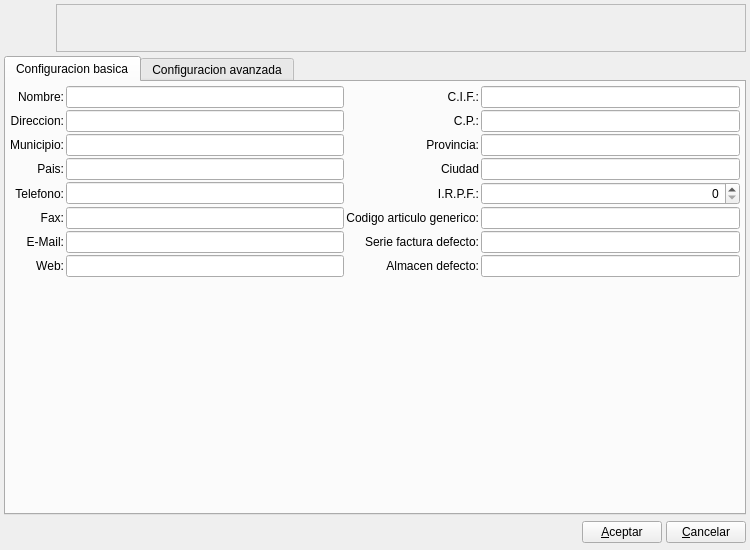
<?xml version="1.0" encoding="UTF-8"?>
<ui version="4.0">
 <author>Tomeu Borras Riera</author>
 <class>BfConfiguracionBase</class>
 <widget class="QWidget" name="BfConfiguracionBase">
  <property name="geometry">
   <rect>
    <x>0</x>
    <y>0</y>
    <width>750</width>
    <height>550</height>
   </rect>
  </property>
  <property name="minimumSize">
   <size>
    <width>750</width>
    <height>550</height>
   </size>
  </property>
  <property name="maximumSize">
   <size>
    <width>750</width>
    <height>550</height>
   </size>
  </property>
  <property name="windowTitle">
   <string>Datos de la empresa</string>
  </property>
  <property name="windowIcon">
   <iconset resource="../../bulmages.qrc">
    <normaloff>:/Images/document-properties.png</normaloff>:/Images/document-properties.png</iconset>
  </property>
  <layout class="QGridLayout">
   <property name="margin">
    <number>4</number>
   </property>
   <property name="spacing">
    <number>4</number>
   </property>
   <item row="2" column="0">
    <layout class="QHBoxLayout" name="_2">
     <property name="spacing">
      <number>4</number>
     </property>
     <property name="margin">
      <number>0</number>
     </property>
     <item>
      <spacer name="spacer">
       <property name="orientation">
        <enum>Qt::Horizontal</enum>
       </property>
       <property name="sizeHint" stdset="0">
        <size>
         <width>411</width>
         <height>27</height>
        </size>
       </property>
      </spacer>
     </item>
     <item>
      <widget class="QPushButton" name="mui_aceptar">
       <property name="text">
        <string>&amp;Aceptar</string>
       </property>
      </widget>
     </item>
     <item>
      <widget class="QPushButton" name="mui_cancelar">
       <property name="text">
        <string>&amp;Cancelar</string>
       </property>
      </widget>
     </item>
    </layout>
   </item>
   <item row="0" column="0">
    <layout class="QHBoxLayout" name="_3">
     <property name="spacing">
      <number>4</number>
     </property>
     <property name="margin">
      <number>0</number>
     </property>
     <item>
      <widget class="QLabel" name="label">
       <property name="minimumSize">
        <size>
         <width>48</width>
         <height>48</height>
        </size>
       </property>
       <property name="maximumSize">
        <size>
         <width>48</width>
         <height>48</height>
        </size>
       </property>
       <property name="text">
        <string/>
       </property>
       <property name="pixmap">
        <pixmap resource="../../bulmages.qrc">:/Images/document-properties.png</pixmap>
       </property>
       <property name="scaledContents">
        <bool>true</bool>
       </property>
      </widget>
     </item>
     <item>
      <widget class="QFrame" name="frame">
       <property name="sizePolicy">
        <sizepolicy hsizetype="Expanding" vsizetype="Preferred">
         <horstretch>0</horstretch>
         <verstretch>0</verstretch>
        </sizepolicy>
       </property>
       <property name="frameShape">
        <enum>QFrame::StyledPanel</enum>
       </property>
       <property name="frameShadow">
        <enum>QFrame::Raised</enum>
       </property>
      </widget>
     </item>
    </layout>
   </item>
   <item row="1" column="0">
    <widget class="QTabWidget" name="tabWidget">
     <property name="currentIndex">
      <number>0</number>
     </property>
     <widget class="QWidget" name="tab">
      <attribute name="title">
       <string>Configuracion basica</string>
      </attribute>
      <layout class="QGridLayout" name="gridLayout_2">
       <property name="margin">
        <number>4</number>
       </property>
       <item row="0" column="0">
        <widget class="QLabel" name="label_2">
         <property name="text">
          <string>Nombre:</string>
         </property>
         <property name="alignment">
          <set>Qt::AlignRight|Qt::AlignTrailing|Qt::AlignVCenter</set>
         </property>
         <property name="buddy">
          <cstring>m_nombre</cstring>
         </property>
        </widget>
       </item>
       <item row="0" column="2">
        <widget class="QLineEdit" name="m_nombre"/>
       </item>
       <item row="0" column="3">
        <widget class="QLabel" name="label_4">
         <property name="text">
          <string>C.I.F.:</string>
         </property>
         <property name="alignment">
          <set>Qt::AlignRight|Qt::AlignTrailing|Qt::AlignVCenter</set>
         </property>
         <property name="buddy">
          <cstring>m_cif</cstring>
         </property>
        </widget>
       </item>
       <item row="0" column="5">
        <widget class="QLineEdit" name="m_cif"/>
       </item>
       <item row="1" column="0">
        <widget class="QLabel" name="label_3">
         <property name="text">
          <string>Direccion:</string>
         </property>
         <property name="alignment">
          <set>Qt::AlignRight|Qt::AlignTrailing|Qt::AlignVCenter</set>
         </property>
         <property name="buddy">
          <cstring>m_direccion</cstring>
         </property>
        </widget>
       </item>
       <item row="1" column="2">
        <widget class="QLineEdit" name="m_direccion"/>
       </item>
       <item row="1" column="3">
        <widget class="QLabel" name="label_6">
         <property name="text">
          <string>C.P.:</string>
         </property>
         <property name="alignment">
          <set>Qt::AlignRight|Qt::AlignTrailing|Qt::AlignVCenter</set>
         </property>
         <property name="buddy">
          <cstring>m_cp</cstring>
         </property>
        </widget>
       </item>
       <item row="1" column="5">
        <widget class="QLineEdit" name="m_cp"/>
       </item>
       <item row="2" column="0">
        <widget class="QLabel" name="label_5">
         <property name="text">
          <string>Municipio:</string>
         </property>
         <property name="alignment">
          <set>Qt::AlignRight|Qt::AlignTrailing|Qt::AlignVCenter</set>
         </property>
         <property name="buddy">
          <cstring>m_municipio</cstring>
         </property>
        </widget>
       </item>
       <item row="2" column="2">
        <widget class="QLineEdit" name="m_municipio"/>
       </item>
       <item row="2" column="3">
        <widget class="QLabel" name="label_10">
         <property name="text">
          <string>Provincia:</string>
         </property>
         <property name="alignment">
          <set>Qt::AlignRight|Qt::AlignTrailing|Qt::AlignVCenter</set>
         </property>
         <property name="buddy">
          <cstring>m_provincia</cstring>
         </property>
        </widget>
       </item>
       <item row="2" column="5">
        <widget class="QLineEdit" name="m_provincia"/>
       </item>
       <item row="10" column="2" rowspan="6">
        <spacer name="verticalSpacer_2">
         <property name="orientation">
          <enum>Qt::Vertical</enum>
         </property>
         <property name="sizeHint" stdset="0">
          <size>
           <width>278</width>
           <height>66</height>
          </size>
         </property>
        </spacer>
       </item>
       <item row="10" column="5" rowspan="6">
        <spacer name="verticalSpacer">
         <property name="orientation">
          <enum>Qt::Vertical</enum>
         </property>
         <property name="sizeHint" stdset="0">
          <size>
           <width>20</width>
           <height>208</height>
          </size>
         </property>
        </spacer>
       </item>
       <item row="3" column="5">
        <widget class="QLineEdit" name="m_ciudad"/>
       </item>
       <item row="3" column="3">
        <widget class="QLabel" name="label_13">
         <property name="text">
          <string>Ciudad</string>
         </property>
         <property name="alignment">
          <set>Qt::AlignRight|Qt::AlignTrailing|Qt::AlignVCenter</set>
         </property>
        </widget>
       </item>
       <item row="3" column="2">
        <widget class="QLineEdit" name="m_pais"/>
       </item>
       <item row="3" column="0">
        <widget class="QLabel" name="label_11">
         <property name="text">
          <string>Pais:</string>
         </property>
         <property name="alignment">
          <set>Qt::AlignRight|Qt::AlignTrailing|Qt::AlignVCenter</set>
         </property>
         <property name="buddy">
          <cstring>m_pais</cstring>
         </property>
        </widget>
       </item>
       <item row="6" column="5">
        <widget class="QLineEdit" name="m_codArticuloGenerico"/>
       </item>
       <item row="6" column="3">
        <widget class="QLabel" name="label_14">
         <property name="text">
          <string>Codigo articulo generico:</string>
         </property>
         <property name="alignment">
          <set>Qt::AlignRight|Qt::AlignTrailing|Qt::AlignVCenter</set>
         </property>
        </widget>
       </item>
       <item row="4" column="3">
        <widget class="QLabel" name="label_15">
         <property name="text">
          <string>I.R.P.F.:</string>
         </property>
         <property name="alignment">
          <set>Qt::AlignRight|Qt::AlignTrailing|Qt::AlignVCenter</set>
         </property>
        </widget>
       </item>
       <item row="4" column="0">
        <widget class="QLabel" name="label_7">
         <property name="text">
          <string>Telefono:</string>
         </property>
         <property name="alignment">
          <set>Qt::AlignRight|Qt::AlignTrailing|Qt::AlignVCenter</set>
         </property>
         <property name="buddy">
          <cstring>m_telefono</cstring>
         </property>
        </widget>
       </item>
       <item row="4" column="2">
        <widget class="QLineEdit" name="m_telefono"/>
       </item>
       <item row="6" column="2">
        <widget class="QLineEdit" name="m_fax"/>
       </item>
       <item row="6" column="0">
        <widget class="QLabel" name="label_8">
         <property name="text">
          <string>Fax:</string>
         </property>
         <property name="alignment">
          <set>Qt::AlignRight|Qt::AlignTrailing|Qt::AlignVCenter</set>
         </property>
         <property name="buddy">
          <cstring>m_fax</cstring>
         </property>
        </widget>
       </item>
       <item row="7" column="5">
        <widget class="QLineEdit" name="m_serieFacturaDefecto"/>
       </item>
       <item row="7" column="3">
        <widget class="QLabel" name="label_16">
         <property name="text">
          <string>Serie factura defecto:</string>
         </property>
         <property name="alignment">
          <set>Qt::AlignRight|Qt::AlignTrailing|Qt::AlignVCenter</set>
         </property>
        </widget>
       </item>
       <item row="7" column="0">
        <widget class="QLabel" name="label_9">
         <property name="text">
          <string>E-Mail:</string>
         </property>
         <property name="alignment">
          <set>Qt::AlignRight|Qt::AlignTrailing|Qt::AlignVCenter</set>
         </property>
         <property name="buddy">
          <cstring>m_mail</cstring>
         </property>
        </widget>
       </item>
       <item row="7" column="2">
        <widget class="QLineEdit" name="m_mail"/>
       </item>
       <item row="8" column="0">
        <widget class="QLabel" name="label_12">
         <property name="text">
          <string>Web:</string>
         </property>
         <property name="alignment">
          <set>Qt::AlignRight|Qt::AlignTrailing|Qt::AlignVCenter</set>
         </property>
         <property name="buddy">
          <cstring>m_web</cstring>
         </property>
        </widget>
       </item>
       <item row="8" column="2">
        <widget class="QLineEdit" name="m_web"/>
       </item>
       <item row="8" column="3">
        <widget class="QLabel" name="label_18">
         <property name="text">
          <string>Almacen defecto:</string>
         </property>
         <property name="alignment">
          <set>Qt::AlignRight|Qt::AlignTrailing|Qt::AlignVCenter</set>
         </property>
        </widget>
       </item>
       <item row="8" column="5">
        <widget class="QLineEdit" name="m_almacenDefecto"/>
       </item>
       <item row="4" column="5">
        <widget class="BlDoubleSpinBox" name="m_irpf">
         <property name="alignment">
          <set>Qt::AlignRight|Qt::AlignTrailing|Qt::AlignVCenter</set>
         </property>
         <property name="maximum">
          <number>999</number>
         </property>
        </widget>
       </item>
      </layout>
     </widget>
     <widget class="QWidget" name="tab_2">
      <attribute name="title">
       <string>Configuracion avanzada</string>
      </attribute>
      <layout class="QGridLayout">
       <item row="0" column="0">
        <widget class="BfConfiguracionSubForm" name="mui_listado"/>
       </item>
      </layout>
     </widget>
    </widget>
   </item>
  </layout>
 </widget>
 <layoutdefault spacing="2" margin="6"/>
 <customwidgets>
  <customwidget>
   <class>BfConfiguracionSubForm</class>
   <extends>QTableWidget</extends>
   <header>bfconfiguracionview.h</header>
  </customwidget>
  <customwidget>
   <class>BlDoubleSpinBox</class>
   <extends>QSpinBox</extends>
   <header>bldoublespinbox.h</header>
  </customwidget>
 </customwidgets>
 <resources>
  <include location="../../bulmages.qrc"/>
 </resources>
 <connections/>
</ui>
